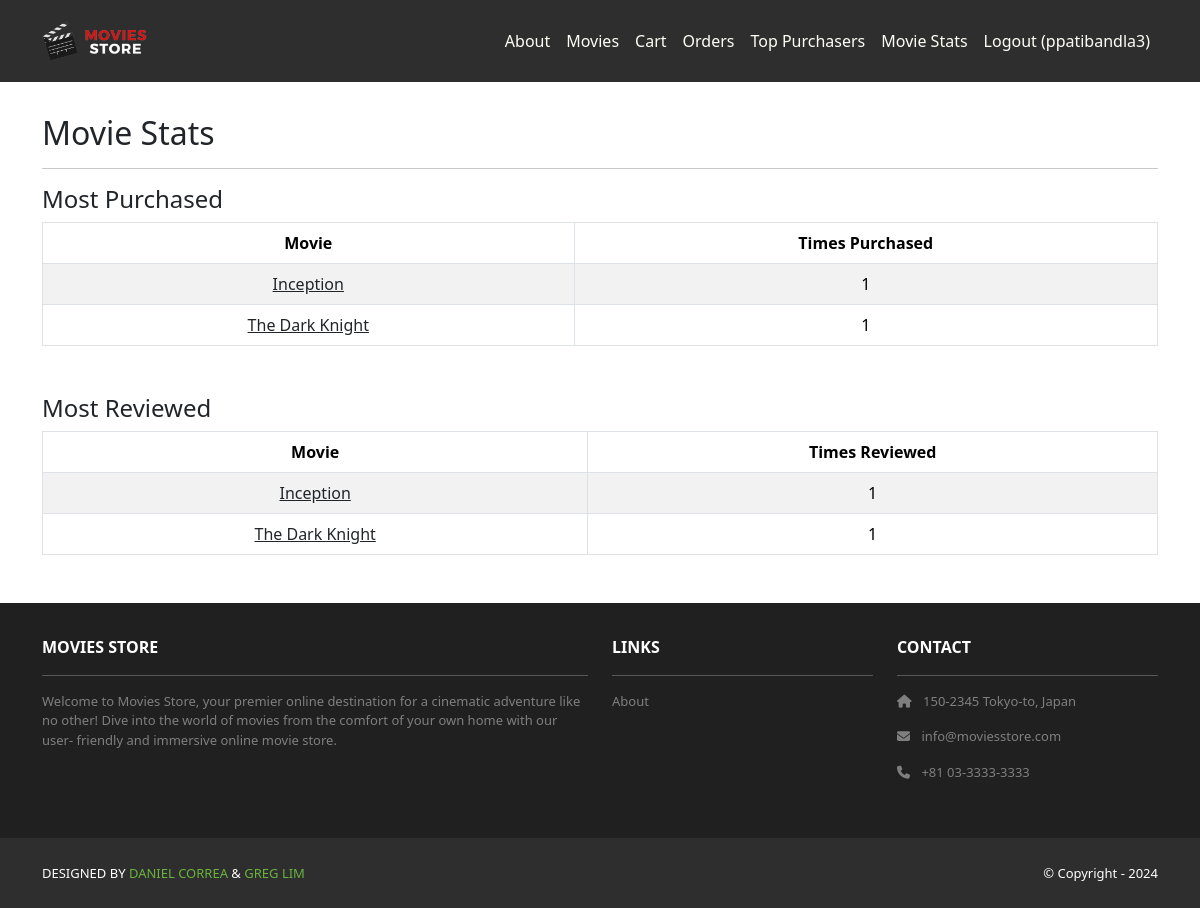
The page /accounts/movie-stats/ (signed in) on the database its author committed.
### movies/models.py (models this page shows, shortened)
class Movie(models.Model):
    id = models.AutoField(primary_key=True)
    name = models.CharField(max_length=255)
    price = models.IntegerField()
    description = models.TextField()
    image = models.ImageField(upload_to='movie_images/')

### accounts/views.py (the view)
# urls.py: path('movie-stats/', views.movie_stats, name='accounts.movie_stats')
@login_required
def movie_stats(request):
    if not request.user.is_staff:
        return redirect('home.index')
    bought = Movie.objects.annotate(
        times_bought=Sum('item__quantity')
    ).filter(times_bought__gt=0)
    reviewed = Movie.objects.annotate(
        times_reviewed=Count('review', filter=Q(review__offensive=False))
    ).filter(times_reviewed__gt=0)
    top_bought = bought.order_by('-times_bought').first()
    top_reviewed = reviewed.order_by('-times_reviewed').first()
    most_bought = []
    most_reviewed = []
    if top_bought:
        most_bought = bought.filter(times_bought=top_bought.times_bought).order_by('name')
    if top_reviewed:
        most_reviewed = reviewed.filter(times_reviewed=top_reviewed.times_reviewed).order_by('name')
    template_data = {}
    template_data['title'] = 'Movie Stats'
    template_data['most_bought'] = most_bought
    template_data['most_reviewed'] = most_reviewed
    return render(request, 'accounts/movie_stats.html', {'template_data': template_data})

### accounts/templates/accounts/movie_stats.html
{% extends 'base.html' %}
{% block content %}
<div class="p-3">
    <div class="container">
        <div class="row mt-3">
            <div class="col mx-auto mb-3">
                <h2> Movie Stats </h2>
                <hr />
                <h4> Most Purchased </h4>
                <table class="table table-bordered table-striped text-center mb-5">
                    <thead>
                        <tr>
                            <th scope="col">Movie</th>
                            <th scope="col"> Times Purchased</th>
                        </tr>
                    </thead>
                    <tbody>
                        {% for movie in template_data.most_bought %}
                        <tr>
                            <td>
                                <a class="link-dark" href="{% url 'movies.show' id=movie.id %}">{{ movie.name }}</a>
                            </td>
                            <td> {{ movie.times_bought }}</td>
                        </tr>
                        {% empty %}
                        <tr><td colspan="2">No Movies have been purchased yet.</td></tr>
                        {% endfor %}
                    </tbody>
                </table>
                <h4> Most Reviewed </h4>
                <table class ="table table-bordered table-striped text-center">
                    <thead>
                        <tr>
                            <th scope="col">Movie</th>
                            <th scope="col">Times Reviewed</th>
                        </tr>
                    </thead>
                    <tbody>
                        {% for movie in template_data.most_reviewed %}
                        <tr>
                            <td>
                                <a class="link-dark" href="{% url 'movies.show' id=movie.id %}">{{movie.name}}</a>
                            </td>
                            <td>{{movie.times_reviewed}}</td>
                        </tr>
                        {% empty %}
                        <tr><td colspan="2">No movies have been reviewed yet.</td></tr>
                        {% endfor %}
                    </tbody>
                </table>
            </div>
        </div>
    </div>
</div>
{% endblock content %}

### moviesstore/templates/base.html (shortened to what this page needs)
<!DOCTYPE html>
<html>
    {% load static %}
  <head>
    <link href="https://cdn.jsdelivr.net/npm/bootstrap@5.3.3/dist/css/bootstrap.min.css" rel="stylesheet">
    <link rel="stylesheet"  href="https://cdnjs.cloudflare.com/ajax/libs/font-awesome/6.1.1/css/all.min.css">
    <link rel="stylesheet" type="text/css" href="{% static 'css/style.css' %}">
  </head>
  <body>
     <nav class="p-3 navbar navbar-dark bg-dark
         navbar-expand-lg">
      <div class="container">
        <a class="navbar-brand" href="{% url 'home.index' %}">
          <img src="{% static 'img/logo.png' %}" alt="logo" height="40" />
        </a>
        <div class="collapse navbar-collapse"
             id="navbarNavAltMarkup">
          <div class="navbar-nav ms-auto navbar-ml">
            <a class="nav-link" href="{% url 'home.about' %}">About</a>
            <a class="nav-link" href="{% url 'movies.index' %}">Movies</a>
            <a class="nav-link" href="{% url 'cart.index' %}">Cart</a>
            {% if user.is_authenticated %}
            <a class="nav-link"
              href="{% url 'accounts.orders' %}">Orders
            </a>
            {%if user.is_staff%}
            <a class="nav-link"
              href = "{% url 'accounts.top_purchasers' %}">Top Purchasers
          </a>
              <a class="nav-link"
              href = "{% url 'accounts.movie_stats' %}"> Movie Stats
            </a>
            {% endif %}
            <a class="nav-link"
              href="{% url 'accounts.logout' %}">Logout ({{ user.username }})</a>
            {% else %}
            <div class="vr bg-white mx-2 d-none d-lg-block"></div>
            <a class="nav-link" href="{% url 'accounts.login' %}">Login</a>
            <a class="nav-link" href="{% url 'accounts.signup' %}">Sign Up</a>
            {% endif %}
          </div>
        </div>
      </div>
    </nav>
    <div>
      {% block content %}
      {% endblock content %}
    </div>
     <section class="p-3 ms-footer d-none d-md-block">
      <div class="container">
        <div class="row mt-3 text-white">
          <div class="col-md-6 col-lg-6 col-xl-6
               mx-auto mb-4">
            <b>MOVIES STORE</b>
            <hr />
            <p>
              Welcome to Movies Store, your premier online
              destination for a cinematic adventure like no
              other! Dive into the world of movies from the
              comfort of your own home with our user-
              friendly and immersive online movie store.
            </p>
          </div>
          <div class="col-md-3 col-lg-3 col-xl-3
               mx-auto mb-4">
            <b>LINKS</b>
            <hr />
            <p><a class="nav-link"
              href="{% url 'home.about' %}">
              About
            </a></p>
          </div>
          <div class="col-md-3 col-lg-3 col-xl-3 mx-auto
               mb-4">
            <b>CONTACT</b>
            <hr />
            <p><i class="fas fa-home me-2"></i>
              150-2345 Tokyo-to, Japan
            </p>
            <p><i class="fas fa-envelope me-2"></i>
              info@moviesstore.com
            </p>
            <p><i class="fas fa-phone me-2"></i>
              +81 03-3333-3333
            </p>
          </div>
        </div>
      </div>
    </section>
    <section class="p-3 ms-footer-bottom bg-dark">
      <div class="container d-flex justify-content-between">
        <div class="me-5 text-white">
          <span>DESIGNED BY
            <a href="https://www.x.com/danielgarax"
            target="_blank">DANIEL CORREA</a> &
            <a href="https://www.x.com/greglim81"
            target="_blank">GREG LIM</a>
          </span>
        </div>
        <div class="text-white">
          <span>© Copyright - 2024</span>
        </div>
      </div>
    </section>
  </body>
</html>

### moviesstore/static/css/style.css (style rules this page uses)
.navbar a.nav-link { color: #FFFEF6 !important; }
.bg-dark { background-color: #2E2E2E !important; }
.ms-footer { background-color: #202020; }
.ms-footer p { color: #7F7F7F; font-size: 13px; }
.ms-footer-bottom span { font-size: 13px; line-height: 38px; }
.ms-footer-bottom a { color: #6ab43e; text-decoration: none; }

### rows shown on the page
Movie: name "Inception", times_bought "1", times_reviewed "1"
Movie: name "The Dark Knight", times_bought "1", times_reviewed "1"

### other values the page prints
{{ user.username }} "ppatibandla3"
